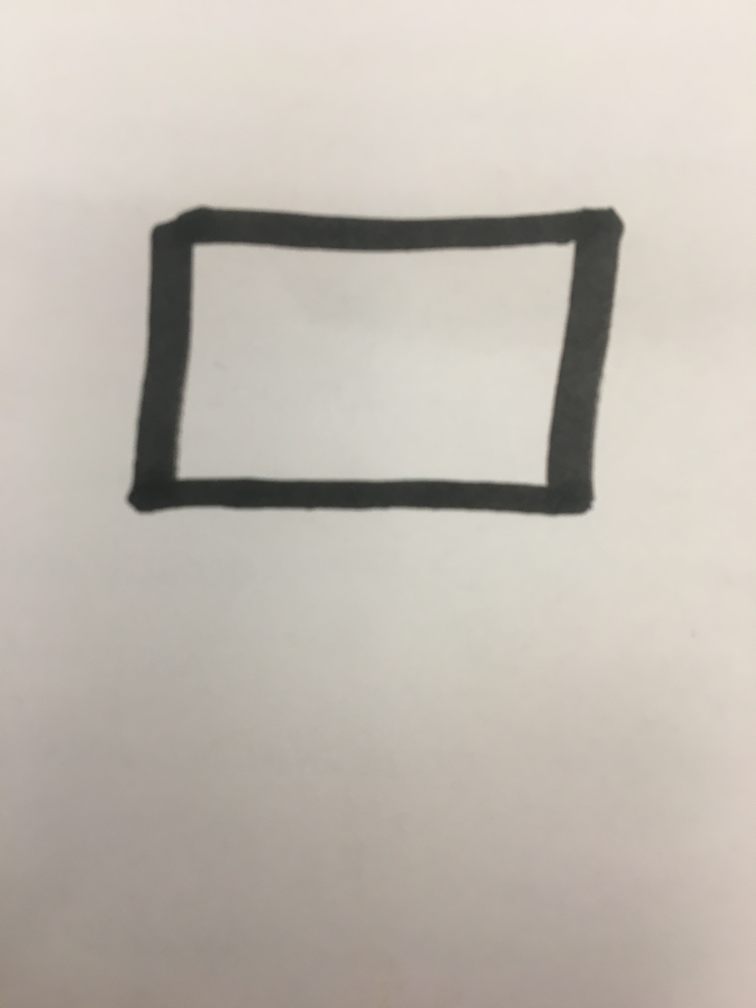
#> input picture interface/spikes/image_scanning/data/IMG-1967.JPG, 3024 x 4032 px, found by its file name (shown at 1/4 size)
$ python analyzeShapes.py
#> lines starting #> are read from the running program, lines starting #| are printed output that depends on the picture; after the words box and inside, x2 and y2 are one past the last pixel; in counts of white or black regions, pixels touching at a corner belong together
### interface/spikes/image_scanning/flask/shapedetector.py
import cv2

class ShapeDetector:
    def __init__(self):
        pass

    def detect(self, c, hierarchy, cnts):
        # initialize the shape name and approximate the contour
        shape = "unidentified"
        peri = cv2.arcLength(c, True)
        approx = cv2.approxPolyDP(c, 0.04 * peri, True)

        # if the shape is a triangle, it will have 3 vertices
        if len(approx) == 3:
            shape = "triangle"

        # if the shape has 4 vertices, it is either a square or
        # a rectangle
        elif len(approx) == 4:
            # compute the bounding box of the contour and use the
            # bounding box to compute the aspect ratio
            (x, y, w, h) = cv2.boundingRect(approx)
            ar = w / float(h)

            # a square will have an aspect ratio that is approximately
            # equal to one, otherwise, the shape is a rectangle
            shape = "square" if ar >= 0.95 and ar <= 1.05 else "rectangle"

        # if the shape is a pentagon, it will have 5 vertices
        elif len(approx) == 5:
            shape = "pentagon"

        # otherwise, we assume the shape is a circle
        else:
            shape = "circle"

        # return the name of the shape
        return Shape(approx, hierarchy, shape, cnts)


class Shape:
    def __init__(self, approx, hierarchy, shape, cnts):
        self.approx = approx
        self.hierarchy = hierarchy
        self.shape = shape
        self.cnts = cnts

    def __str__(self):
        return "approx: " + str(self.approx) + "\nhierarchy: " + str(self.hierarchy) + "\nshape: " + self.shape


    def getSailType(self):
        if self.shape == "rectangle":
            parent = self.hierarchy[3]
            first_child = self.hierarchy[2]
            if parent == -1:
                #We care about this
                if first_child != -1: #If there are any children.
                    h = self.cnts[1][0][first_child]
                    if h[0] != -1: # IF there are no siblings to the child (if the inner countour is the only child)
                        return "GRID"
                #Some math on the size of the square
                #Check the size here
                    return self.getTextFieldType()
                return self.getTextFieldType()
            else: #Currently ignore any nested boxes
                return None

    def getTextFieldType(self):
        if self.getMaxY() - self.getMinY() > 300: #Compare height, heuristic is 300 can be tweaked
            return "PARAGRAPH"
        return "TEXT"

    def getMinY(self):
        return self.approx[0][0][1]

    def getMaxY(self):
        return self.approx[1][0][1]

    def getMinX(self):
        return self.approx[0][0][0]

    def getMaxX(self):
        return self.approx[2][0][0]

### interface/spikes/image_scanning/flask/analyzeShapes.py
import cv2
import imutils
from shapedetector import Shape, ShapeDetector

def main():
    font = cv2.FONT_HERSHEY_COMPLEX

    # load the image
    image = cv2.imread("/Users/sam.sloate/repo/image_scanning/data/IMG-1967.JPG")
#> image is the input picture: shape (4032, 3024, 3); mean B, G, R 177, 185.8, 192.3


    # convert the image to grayscale
    image = cv2.cvtColor(image, cv2.COLOR_BGR2GRAY)
#> image: shape (4032, 3024)
    image = errosion(image)
    image = resizeImage(image)
    # ret, thresh = cv2.threshold(image,220,255,1)
    thresh = cv2.adaptiveThreshold(image, 70, cv2.ADAPTIVE_THRESH_GAUSSIAN_C, cv2.THRESH_BINARY, 11, 2)
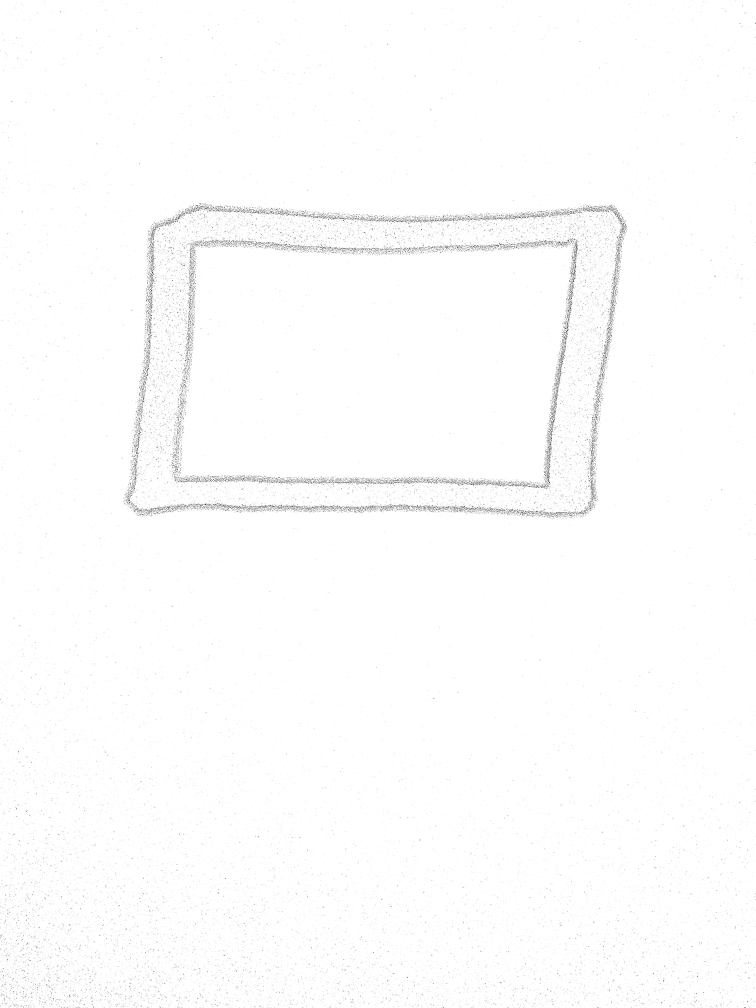
#> thresh: shape (8064, 6048) (shown at 1/8 size); values 0 (black) and 70 (white), 99.2% white; black in thin lines or dots

    # find contours in the thresholded image
    cnts = cv2.findContours(thresh, cv2.RETR_TREE,
                            cv2.CHAIN_APPROX_SIMPLE)
#> cnts = 91723 contours
    cv2.imshow()
    sd = ShapeDetector()
    #
    # print(len(cnts[0]))
    # print(len(cnts[1][0]))
    # print("**********")
    shapes = []
    for i in range(len(cnts[0])):

        c = cnts[0][i]
        h = cnts[1][0][i]
        # compute the center of the contour, then detect the name of the
        # shape using only the contour
        shape = sd.detect(c, h, cnts)

        # print(shape.getSailType())
        if shape.getSailType():
            shapes.append(shape)
#> this loop made 91723 passes
#> (shape, peri in detect, x in detect, y in detect, w in detect, ar in detect) on passes 5, 7, 14: ('square', 4, 5964, 8062, 2, 1), ('square', 4, 512, 8062, 2, 1), ('square', 5.66, 2747, 8061, 3, 1)
        # print(approx)

    shapes.sort(key=lambda s:s.getMinY())
    print([shape.getSailType() for shape in shapes])
#| ['GRID', 'TEXT']

    # identify all intersecting groups
    groups=[]
    #Assume nothing is emoty
    s1 = shapes[0]
    minY = s1.getMinY()
    maxY = s1.getMaxY()
    currGroup = [s1]
    for i in range(1, len(shapes)):
        currShape = shapes[i]
        if minY <= currShape.getMinY() <= maxY:
            currGroup.append(currShape)
        else:
            groups.append(currGroup)
            currGroup = [currShape]
        minY = currShape.getMinY()
        maxY = currShape.getMaxY()
#> this loop made 1 pass
    groups.append(currGroup)

    print(groups)
#> (printed output is left out)

    # identify all valid columns within each subgroup

def dilation(cv2_img, kernel_size=3, num_itr=1):
    #        kernel = np.ones((kernel_size, kernel_size), np.uint8)
    kernel = cv2.getStructuringElement(
        cv2.MORPH_CROSS, (kernel_size, kernel_size))
    cv2_img = cv2.dilate(cv2_img, kernel, iterations=num_itr)
    return cv2_img

def errosion(cv2_img, kernel_size=3, num_itr=1):
    #        kernel = np.ones((kernel_size, kernel_size), np.uint8)
    kernel = cv2.getStructuringElement(
        cv2.MORPH_CROSS, (kernel_size, kernel_size))
    cv2_img = cv2.erode(cv2_img, kernel, iterations=num_itr)
    return cv2_img

def resizeImage(cv2_img, factor=2):
    return cv2.resize(cv2_img, None, fx=factor, fy=factor, interpolation=cv2.INTER_CUBIC)


if __name__ == "__main__":
    main()

$ run again, with interface/spikes/image_scanning/data/IMG-1963.JPG copied over interface/spikes/image_scanning/data/IMG-1967.JPG
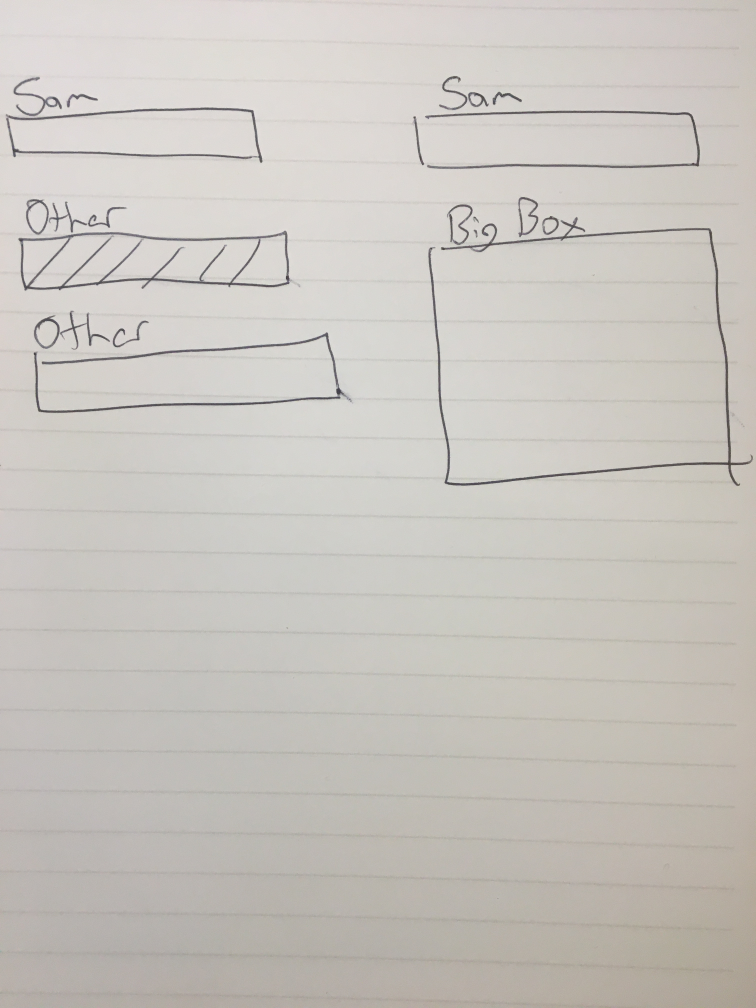
#> input picture interface/spikes/image_scanning/data/IMG-1963.JPG, 3024 x 4032 px, found by its file name (shown at 1/4 size)
#> in main, image is the input picture: shape (4032, 3024, 3); mean B, G, R 191.1, 196.7, 200.6
#> image: shape (4032, 3024)
#> in main, `thresh = cv2.adaptiveThreshold(image, 70, cv2.ADAPTIVE_THRESH_GAUSSIAN..`:
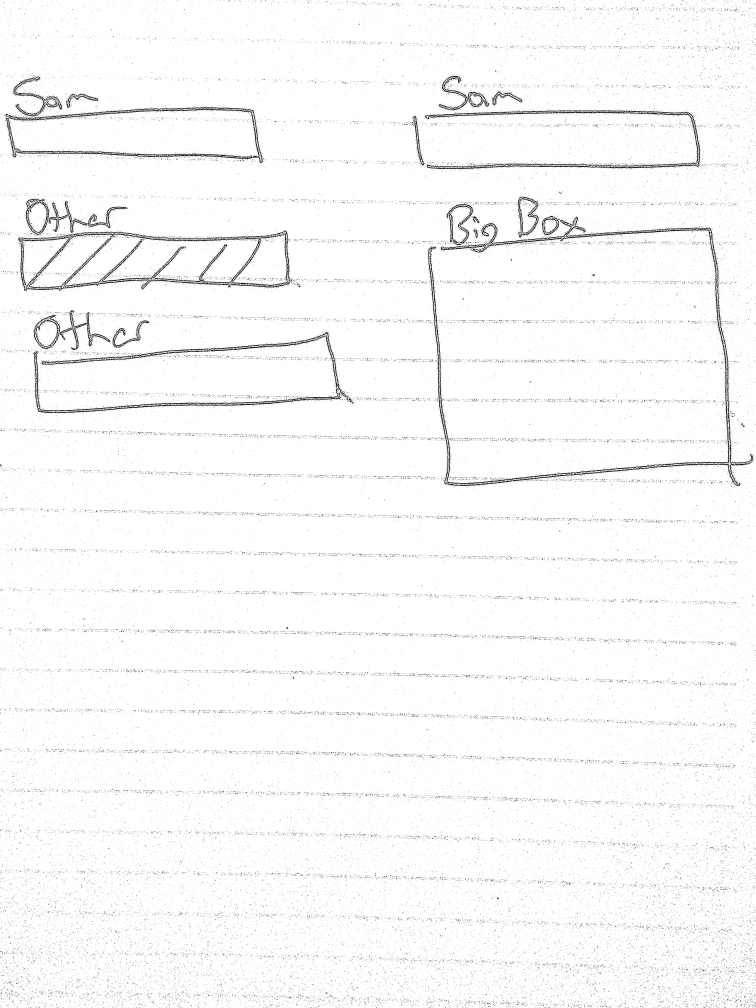
#> thresh: shape (8064, 6048) (shown at 1/8 size); values 0 (black) and 70 (white), 97.7% white; 139755 black regions (133745 under 20 px), largest, box (x1, y1, x2, y2) and area: (3436, 1821, 6028, 3890) 75177, (266, 2817, 2726, 3306) 38842, (3398, 881, 5602, 1334) 33960
#> cnts = 189263 contours
#> the loop in main, `for i in range(len(cnts[0])): ` made 189263 passes
#> (shape, peri in detect, x in detect, y in detect, w in detect, ar in detect) on passes 5, 6, 9: ('square', 4, 5634, 8062, 2, 1), ('square', 4, 3438, 8062, 2, 1), ('square', 4, 6043, 8026, 2, 1)
#| ['TEXT', 'GRID', 'TEXT', 'TEXT']
#> the loop in main, `for i in range(1, len(shapes)):` made 3 passes
#> (printed output is left out)

$ run again, with interface/spikes/image_scanning/data/IMG-1965.JPG copied over interface/spikes/image_scanning/data/IMG-1967.JPG
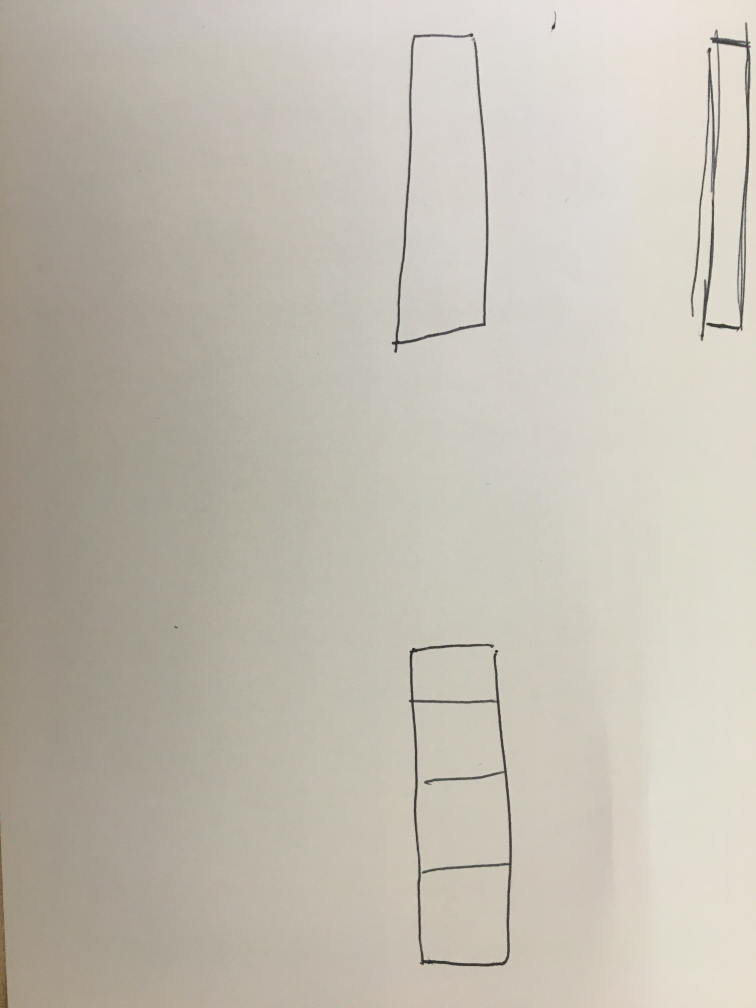
#> input picture interface/spikes/image_scanning/data/IMG-1965.JPG, 3024 x 4032 px, found by its file name (shown at 1/4 size)
#> in main, image is the input picture: shape (4032, 3024, 3); mean B, G, R 178.2, 189.1, 195.2
#> image: shape (4032, 3024)
#> in main, `thresh = cv2.adaptiveThreshold(image, 70, cv2.ADAPTIVE_THRESH_GAUSSIAN..`:
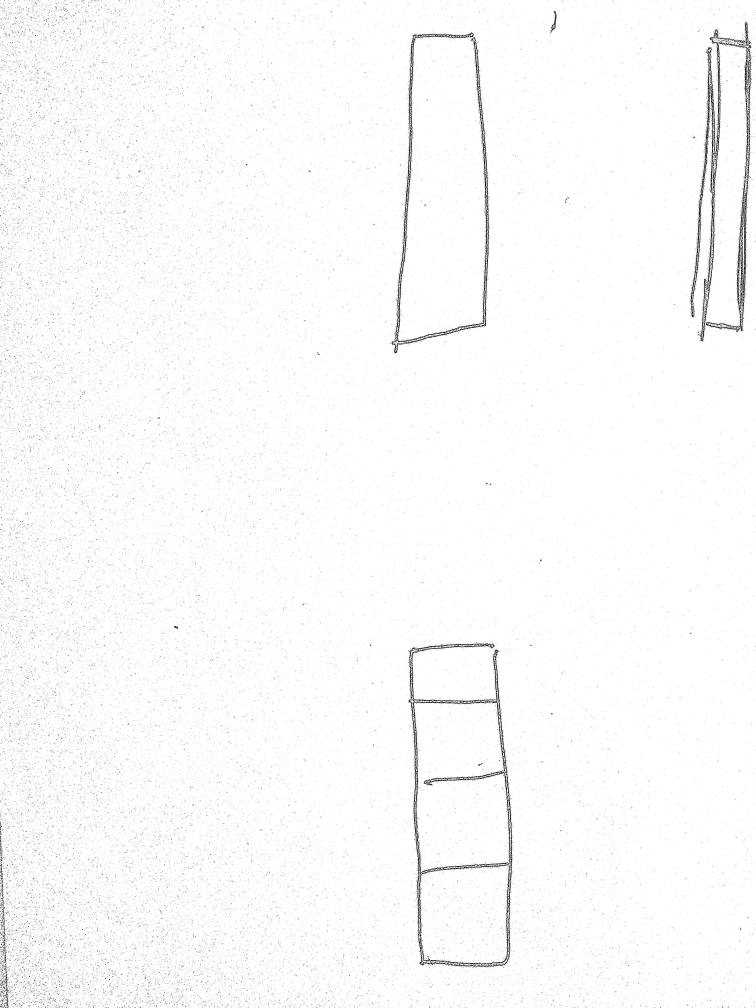
#> thresh: shape (8064, 6048) (shown at 1/8 size); values 0 (black) and 70 (white), 98.3% white; 149056 black regions (145713 under 20 px), largest, box (x1, y1, x2, y2) and area: (3267, 5147, 4059, 7722) 63182, (3133, 265, 3790, 2826) 45192, (5853, 464, 6003, 2651) 36302
#> cnts = 199961 contours
#> the loop in main, `for i in range(len(cnts[0])): ` made 199961 passes
#> (shape, peri in detect) on passes 1 to 3: ('circle', 0), ('circle', 2), ('circle', 2)
#> after the loop in main, `for i in range(len(cnts[0])):`: shapes = 5 items
#| ['GRID', 'TEXT', 'TEXT', 'TEXT', 'TEXT']
#> in main, `minY = s1.getMinY()`: minY = 0
#> in main, `maxY = s1.getMaxY()`: maxY = 8063
#> the loop in main, `for i in range(1, len(shapes)):` made 4 passes
#> (minY, maxY) on passes 1 to 2: (4236, 4237), (6623, 6630)
#> (printed output is left out)
